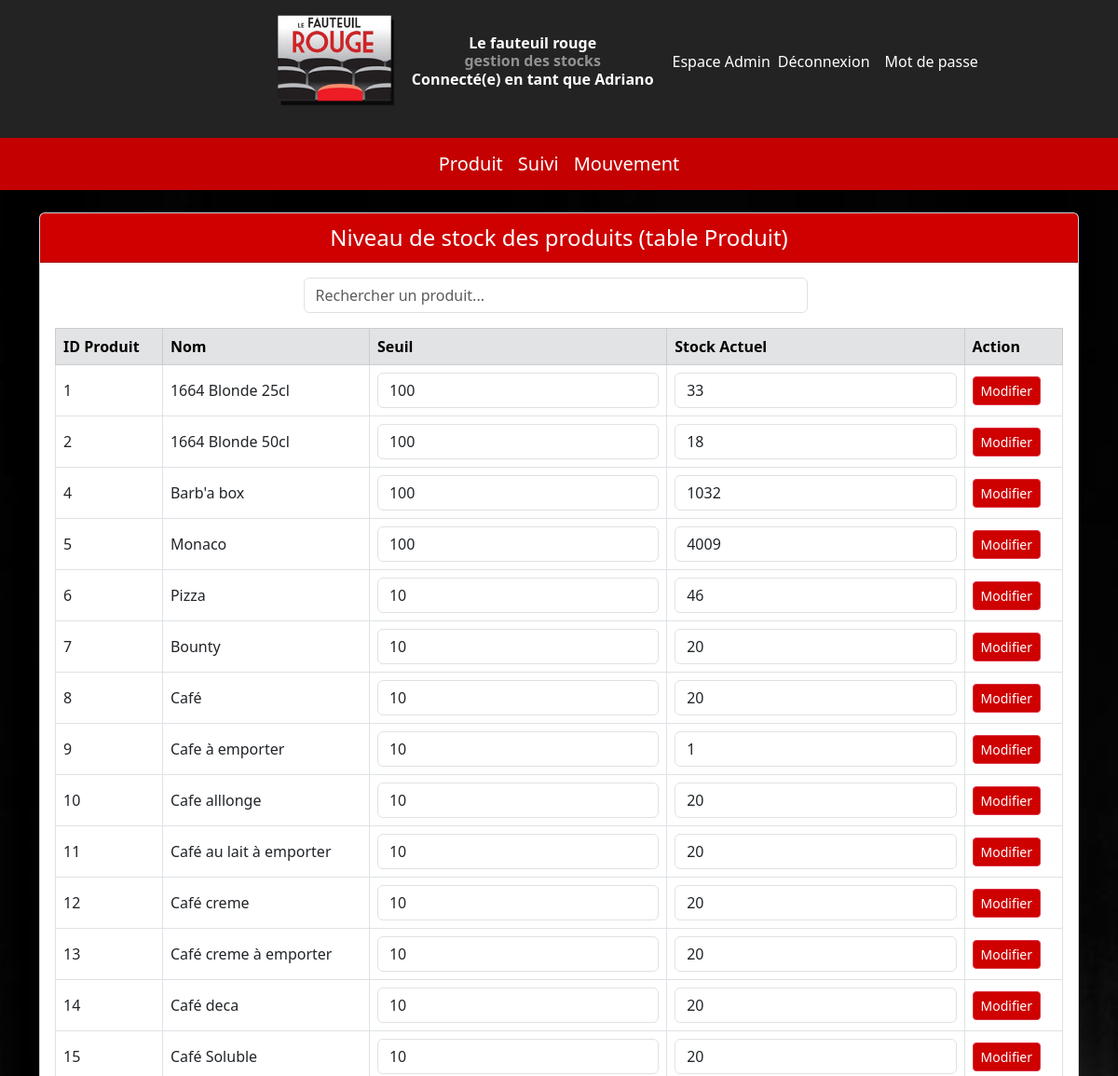
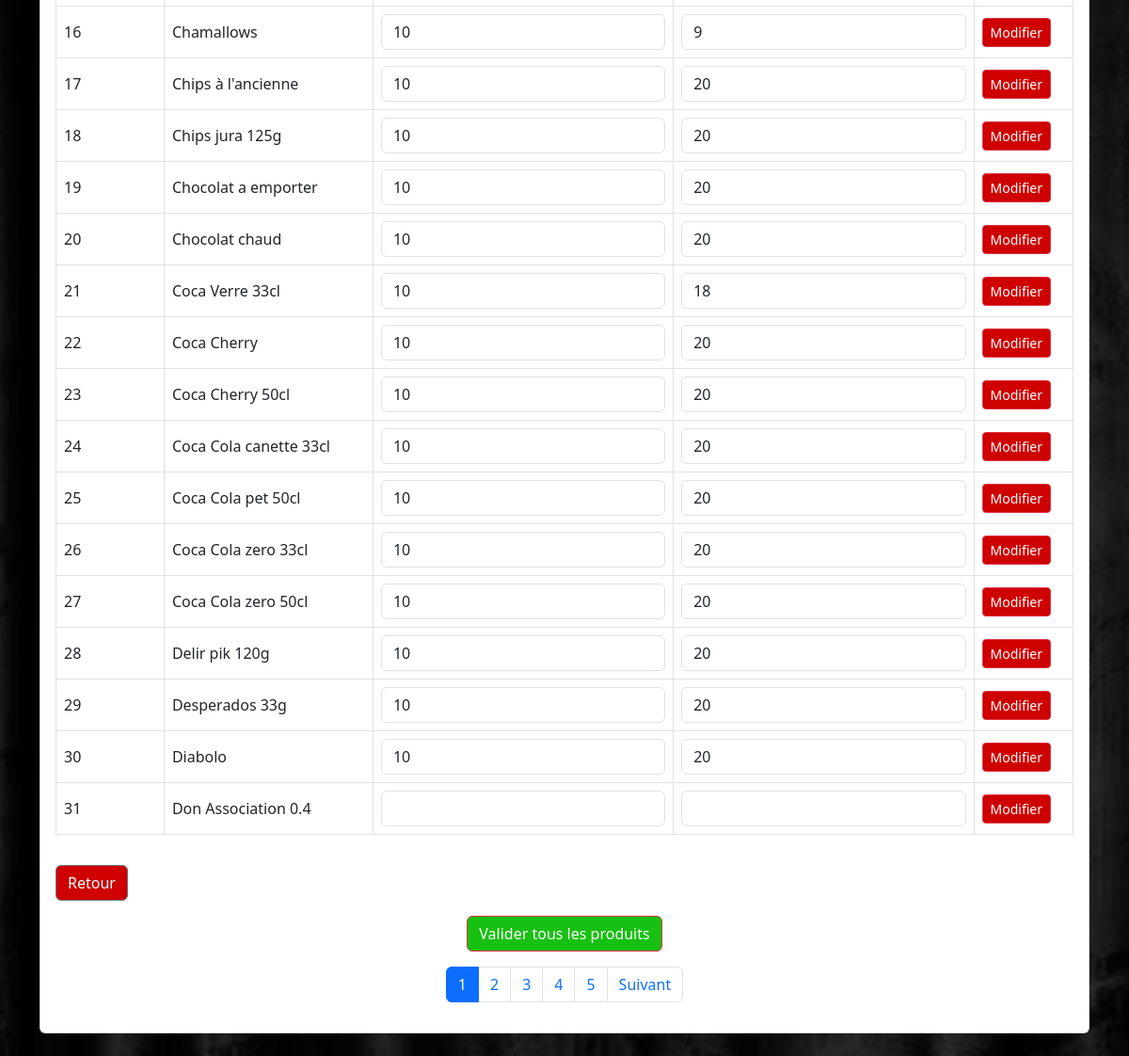
The page /page/stock.php (signed in) on the database its author committed (2 pictures, top to bottom).
### tables this page shows
CREATE TABLE `Produit` (
  `id_produit` int(11) NOT NULL,
  `nom` varchar(100) NOT NULL,
  `format` varchar(50) DEFAULT NULL,
  `actif` tinyint(1) NOT NULL,
  `id_marque` int(11) DEFAULT NULL,
  `id_categorie` int(11) DEFAULT NULL,
  `id_fournisseur` int(11) DEFAULT NULL,
  `seuil` int(11) DEFAULT NULL,
  `stock_actuel` int(11) DEFAULT 0,
  `qte` float(10,3) NOT NULL,
  `HT` float(10,3) NOT NULL,
  `promo` tinyint(1) NOT NULL,
  `reduction` int(11) NOT NULL DEFAULT 0,
  `pourcentage` float(10,2) NOT NULL DEFAULT 5.50,
  `Vente` float(10,3) NOT NULL,
  `TTC` float(10,3) GENERATED ALWAYS AS (round(case when `pourcentage` = 5.50 then `HT` * 1.055 else `HT` * 1.2 end,2)) STORED,
  `U` float(10,3) GENERATED ALWAYS AS (round(`TTC` / nullif(`qte`,0),2)) STORED,
  `Estimation` float(10,2) GENERATED ALWAYS AS (round(`U` * 3,0)) STORED,
  `Marge` float(10,3) GENERATED ALWAYS AS (round(`Vente` / nullif(`U`,0),3)) STORED
);

### page/stock.php (the view, shortened to what this page needs)
<?php
include '../visuel/barre.php';
?>
<div class="container my-4">
    <div class="card">
        <div class="card-header" style="background-color: rgb(206, 0, 0); color: white; font-size: 1.5rem; text-align: center;">
            Niveau de stock des produits (table Produit)
        </div>
        <div class="card-body">
            <?php
            $search = isset($_GET['search']) ? trim($_GET['search']) : '';
            $parPage = 30;
            $page = isset($_GET['page']) && is_numeric($_GET['page']) ? (int)$_GET['page'] : 1;
            $offset = ($page - 1) * $parPage;
            $params = [];
            $where = '';
            $countStmt = $pdo->prepare("SELECT COUNT(*) FROM Produit $where");
            $countStmt->execute($params);
            $total = $countStmt->fetchColumn();
            $pagesTotales = ceil($total / $parPage);
            $sql = "SELECT id_produit, nom, format, seuil, stock_actuel FROM Produit $where ORDER BY id_produit ASC";
            if (empty($search)) {
                $sql .= " LIMIT :offset, :limit";
            }
            $stmtProd = $pdo->prepare($sql);
            if (!empty($search)) {
                $stmtProd->bindValue(':search', '%' . $search . '%', PDO::PARAM_STR);
            } else {
                $stmtProd->bindValue(':offset', $offset, PDO::PARAM_INT);
                $stmtProd->bindValue(':limit', $parPage, PDO::PARAM_INT);
            }
            $stmtProd->execute();
            ?>
            <form method="get" class="mb-3 d-flex justify-content-center" id="searchForm">
                <input type="text" name="search" id="searchInput" class="form-control w-50 me-2"
                       placeholder="Rechercher un produit..."
                       value="<?= htmlspecialchars($search) ?>">
            </form>
            <form method="post" id="stockForm">
                <div class="table-responsive">
                    <table class="table table-bordered align-middle">
                        <thead class="table-secondary">
                            <tr>
                                <th>ID Produit</th>
                                <th>Nom</th>
                                <th>Seuil</th>
                                <th>Stock Actuel</th>
                                <th>Action</th>
                            </tr>
                        </thead>
                        <tbody>
                            <?php $i = 0; ?>
                            <?php while ($row = $stmtProd->fetch(PDO::FETCH_ASSOC)) : ?>
                                <tr>
                                    <td>
                                        <?= $row['id_produit'] ?>
                                    </td>
                                    <td><?= htmlspecialchars($row['nom']) ?> <?= htmlspecialchars($row['format']) ?></td>
                                    <td>
                                        <input type="number" name="seuil[]" value="<?= $row['seuil'] ?>"
                                               class="form-control" min="0" data-index="<?= $i ?>">
                                    </td>
                                    <td>
                                        <input type="number" name="stock_actuel[]" value="<?= $row['stock_actuel'] ?>"
                                               class="form-control" data-index="<?= $i ?>">
                                    </td>
                                    <td>
                                        <button type="submit" name="update_one" value="1"
                                                id="btn-update-<?= $i ?>"
                                                class="btn btn-danger btn-sm"
                                                style="background-color: rgb(206, 0, 0);"
                                                onclick="document.getElementById('ligne_index').value = <?= $i ?>;">
                                            Modifier
                                        </button>
                                    </td>
                                </tr>
                                <?php $i++; ?>
                            <?php endwhile; ?>
                        </tbody>
                    </table>
                    <tr>
                    <td colspan="4" class="text-center">
                        <a href="../communication/panneau.php" class="btn btn-secondary w-70 mt-3" style="background-color: rgb(206, 0, 0); color: white; font-size: 1rem;">Retour</a>
                    </td>
                  </tr>
                    <div class="text-center mt-3">
                        <button type="submit" name="update_all" class="btn btn-danger" style="background-color:rgb(23, 192, 17); color: white; font-size: 1rem;">Valider tous les produits</button>
                    </div>
                </div>
            </form>
            <?php if (empty($search) && $pagesTotales > 1): ?>
                <nav>
                    <ul class="pagination justify-content-center">
                        <?php for ($i = 1; $i <= $pagesTotales; $i++): ?>
                            <li class="page-item <?= $i === $page ? 'active' : '' ?>">
                                <a class="page-link" href="?page=<?= $i ?>"><?= $i ?></a>
                            </li>
                        <?php endfor; ?>
                        <?php if ($page < $pagesTotales): ?>
                            <li class="page-item"><a class="page-link" href="?page=<?= $page + 1 ?>">Suivant</a></li>
                        <?php endif; ?>
                    </ul>
                </nav>
            <?php endif; ?>
        </div>
    </div>
</div>

### rows shown on the page
produit: id_produit "1", nom "1664 Blonde", format "25cl", seuil "100", stock_actuel "33"
produit: id_produit "2", nom "1664 Blonde", format "50cl", seuil "100", stock_actuel "18"
produit: id_produit "4", nom "Barb'a box", seuil "100", stock_actuel "1032"
produit: id_produit "5", nom "Monaco", seuil "100", stock_actuel "4009"
produit: id_produit "6", nom "Pizza", seuil "10", stock_actuel "46"
produit: id_produit "7", nom "Bounty", seuil "10", stock_actuel "20"
produit: id_produit "8", nom "Café", seuil "10", stock_actuel "20"
produit: id_produit "9", nom "Cafe à emporter", seuil "10", stock_actuel "1"
produit: id_produit "10", nom "Cafe alllonge", seuil "10", stock_actuel "20"
produit: id_produit "11", nom "Café au lait à emporter", seuil "10", stock_actuel "20"
produit: id_produit "12", nom "Café creme", seuil "10", stock_actuel "20"
produit: id_produit "13", nom "Café creme à emporter", seuil "10", stock_actuel "20"
produit: id_produit "14", nom "Café deca", seuil "10", stock_actuel "20"
produit: id_produit "15", nom "Café Soluble", seuil "10", stock_actuel "20"
produit: id_produit "16", nom "Chamallows", seuil "10", stock_actuel "9"
produit: id_produit "17", nom "Chips à l'ancienne", seuil "10", stock_actuel "20"
produit: id_produit "18", nom "Chips jura", format "125g", seuil "10", stock_actuel "20"
produit: id_produit "19", nom "Chocolat a emporter", seuil "10", stock_actuel "20"
produit: id_produit "20", nom "Chocolat chaud", seuil "10", stock_actuel "20"
produit: id_produit "21", nom "Coca Verre", format "33cl", seuil "10", stock_actuel "18"
produit: id_produit "22", nom "Coca Cherry", seuil "10", stock_actuel "20"
produit: id_produit "23", nom "Coca Cherry", format "50cl", seuil "10", stock_actuel "20"
produit: id_produit "24", nom "Coca Cola canette", format "33cl", seuil "10", stock_actuel "20"
produit: id_produit "25", nom "Coca Cola pet", format "50cl", seuil "10", stock_actuel "20"
produit: id_produit "26", nom "Coca Cola zero", format "33cl", seuil "10", stock_actuel "20"
produit: id_produit "27", nom "Coca Cola zero", format "50cl", seuil "10", stock_actuel "20"
produit: id_produit "28", nom "Delir pik", format "120g", seuil "10", stock_actuel "20"
produit: id_produit "29", nom "Desperados", format "33g", seuil "10", stock_actuel "20"
produit: id_produit "30", nom "Diabolo", seuil "10", stock_actuel "20"
produit: id_produit "31", nom "Don Association", format "0.4"

### other values the page prints
$_SESSION['login'] "Adriano"
